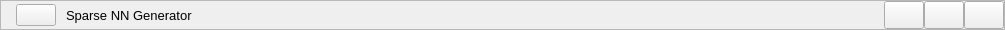
     <widget class="QFrame" name="title_frame">
      <property name="minimumSize">
       <size>
        <width>0</width>
        <height>30</height>
       </size>
      </property>
      <property name="maximumSize">
       <size>
        <width>16777215</width>
        <height>30</height>
       </size>
      </property>
      <property name="frameShape">
       <enum>QFrame::StyledPanel</enum>
      </property>
      <property name="frameShadow">
       <enum>QFrame::Raised</enum>
      </property>
      <layout class="QGridLayout" name="gridLayout_3">
       <property name="leftMargin">
        <number>0</number>
       </property>
       <property name="topMargin">
        <number>0</number>
       </property>
       <property name="rightMargin">
        <number>0</number>
       </property>
       <property name="bottomMargin">
        <number>0</number>
       </property>
       <property name="spacing">
        <number>0</number>
       </property>
       <item row="0" column="0">
        <layout class="QHBoxLayout" name="horizontalLayout_2">
         <property name="spacing">
          <number>10</number>
         </property>
         <property name="leftMargin">
          <number>15</number>
         </property>
         <item>
          <widget class="QPushButton" name="pushButton_3">
           <property name="text">
            <string/>
           </property>
           <property name="icon">
            <iconset>
             <normaloff>resources/icons/neural-net.png</normaloff>resources/icons/neural-net.png</iconset>
           </property>
          </widget>
         </item>
         <item>
          <widget class="QLabel" name="label_3">
           <property name="font">
            <font>
             <pointsize>10</pointsize>
            </font>
           </property>
           <property name="text">
            <string>Sparse NN Generator</string>
           </property>
          </widget>
         </item>
        </layout>
       </item>
       <item row="0" column="1">
        <spacer name="horizontalSpacer">
         <property name="orientation">
          <enum>Qt::Horizontal</enum>
         </property>
         <property name="sizeHint" stdset="0">
          <size>
           <width>691</width>
           <height>17</height>
          </size>
         </property>
        </spacer>
       </item>
       <item row="0" column="2">
        <layout class="QHBoxLayout" name="horizontalLayout">
         <property name="spacing">
          <number>0</number>
         </property>
         <property name="topMargin">
          <number>0</number>
         </property>
         <property name="bottomMargin">
          <number>0</number>
         </property>
         <item>
          <widget class="QPushButton" name="minimize_button">
           <property name="sizePolicy">
            <sizepolicy hsizetype="Minimum" vsizetype="Expanding">
             <horstretch>0</horstretch>
             <verstretch>0</verstretch>
            </sizepolicy>
           </property>
           <property name="text">
            <string/>
           </property>
           <property name="icon">
            <iconset>
             <normaloff>resources/icons/minimize-sign.png</normaloff>resources/icons/minimize-sign.png</iconset>
           </property>
          </widget>
         </item>
         <item>
          <widget class="QPushButton" name="maximize_button">
           <property name="sizePolicy">
            <sizepolicy hsizetype="Minimum" vsizetype="Expanding">
             <horstretch>0</horstretch>
             <verstretch>0</verstretch>
            </sizepolicy>
           </property>
           <property name="text">
            <string/>
           </property>
           <property name="icon">
            <iconset>
             <normaloff>resources/icons/maximize.png</normaloff>resources/icons/maximize.png</iconset>
           </property>
          </widget>
         </item>
         <item>
          <widget class="QPushButton" name="close_button">
           <property name="sizePolicy">
            <sizepolicy hsizetype="Minimum" vsizetype="Expanding">
             <horstretch>0</horstretch>
             <verstretch>0</verstretch>
            </sizepolicy>
           </property>
           <property name="text">
            <string/>
           </property>
           <property name="icon">
            <iconset>
             <normaloff>resources/icons/close.png</normaloff>resources/icons/close.png</iconset>
           </property>
          </widget>
         </item>
        </layout>
       </item>
      </layout>
     </widget>
